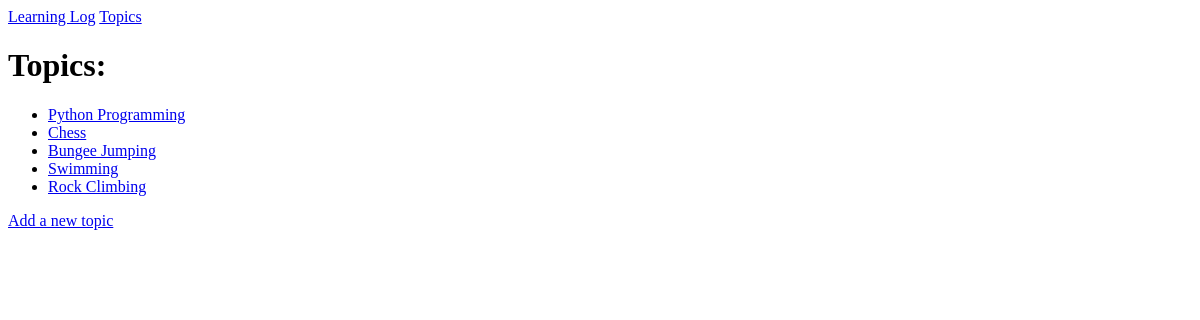
Before: /topics/ with the older database file.
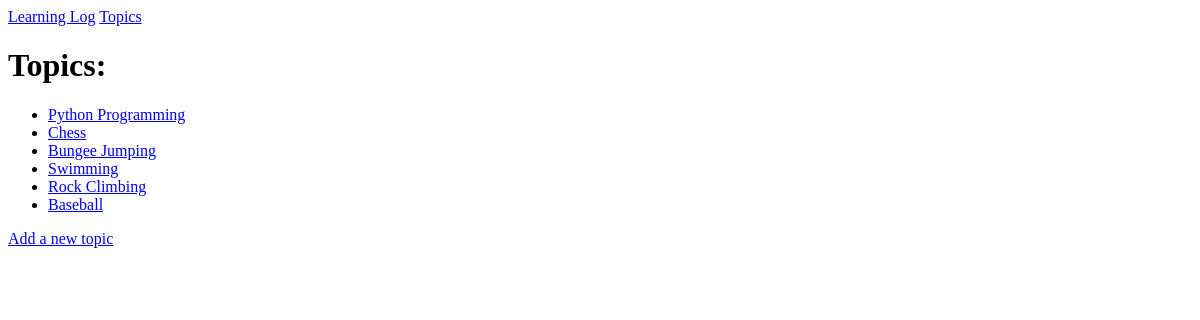
After: the same page with the newer database file.
### learning_logs/models.py (models this page shows)
class Topic(models.Model):
    text = models.CharField(max_length=200)
    date_added = models.DateTimeField(auto_now_add=True)
    def __str__(self):
        return self.text

### learning_logs/views.py (the view)
# urls.py: path('topics/', views.topics, name='topics'),  # Bütün konuların sayfası
def topics(request):
    topics = Topic.objects.all()
    context = {'topics': topics}
    return render(request, 'learning_logs/topics.html', context)

### templates/learning_logs/topics.html
{% extends 'learning_logs/base.html' %}
{% block page_header %}
    <h1>Topics:</h1>
{% endblock page_header %}
{% block content %}
    <div>
    <ul>
        {% for topic in topics %}
            <li><a href="{% url 'learning_logs:topic' topic.id %}">{{ topic }}</a></li>
        {% empty %}
            <li>No topics have been added.</li>
        {% endfor %}
    </ul>
    </div>
    <div>
        <a href="{% url 'learning_logs:new_topic' %}">Add a new topic</a>
    </div>
{% endblock content %}

Changed rows visible on the page:
added Topic: text "Baseball"
